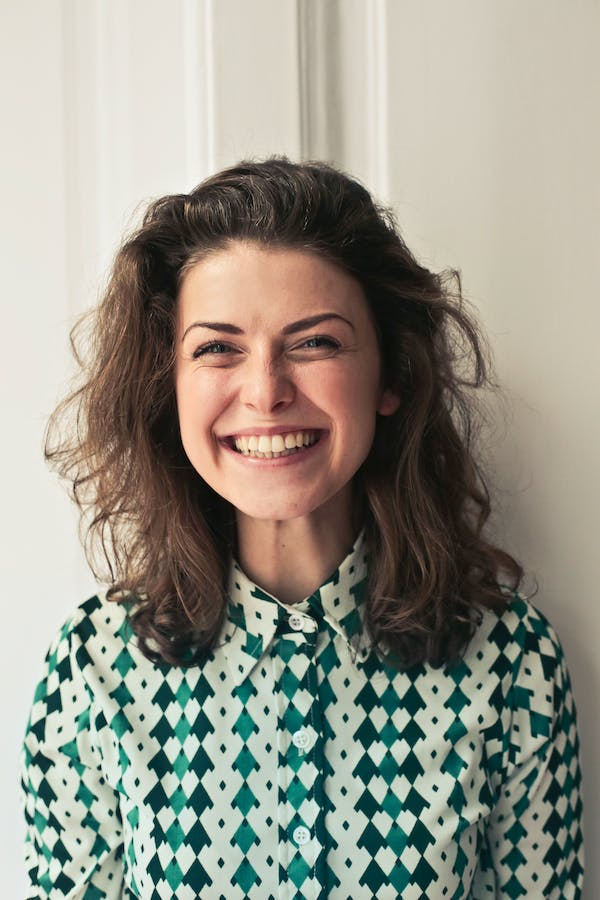
#> input picture face_recognition/Faces/faces_0.jpeg, 600 x 900 px
$ python 1_face_detection.py
#> lines starting #> are read from the running program, lines starting #| are printed output that depends on the picture
# Face Detection is performed using classifiers.
# A classifier is an algorithm that decides whether a given image is positive or negative if a face is present or not.
# It needs to be trained on 1.000 and 10.000 of images with and without faces. OpenCV comes with pre trained classifiers.
# Haar Cascade (basic) - https://github.com/opencv/opencv/tree/master/data/haarcascades

import cv2 as cv

img = cv.imread('./Faces/faces_0.jpeg')
#> img is the input picture: shape (900, 600, 3); mean B, G, R 137.3, 149, 150.3

desired_height = 700
aspect_ratio = desired_height/img.shape[0]
#> aspect_ratio = 0.778
desired_width = int(img.shape[1]*aspect_ratio)
#> desired_width = 466
dim = (desired_width, desired_height)
#> dim = (466, 700)
img = cv.resize(img, dsize=dim, interpolation=cv.INTER_AREA)
#> img: shape (700, 466, 3)
cv.imshow('Faces', img)

# Face detection does not involve skin tone or colors present in the image. Haar cascades look at an object in an image and using the edges tries to determine whether it's a face or not.

gray = cv.cvtColor(img, cv.COLOR_BGR2GRAY)
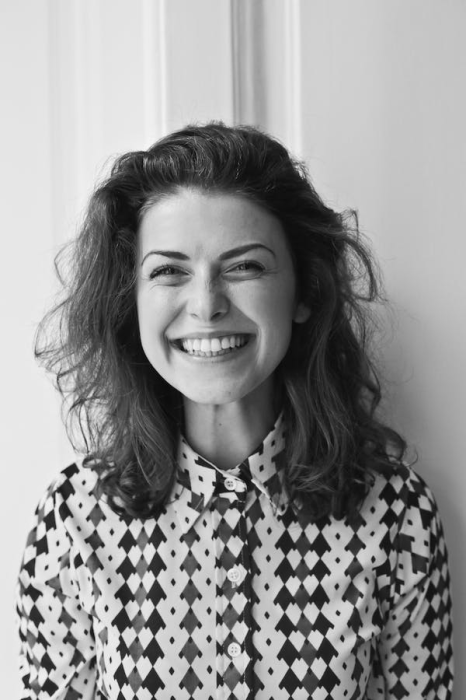
#> gray: shape (700, 466); min 6, max 248, mean 148
cv.imshow('Gray Image', gray)

haar_cascade = cv.CascadeClassifier('haar_face.xml')

faces_rect = haar_cascade.detectMultiScale(gray, scaleFactor=1.1, minNeighbors=3)
#> faces_rect = [[106, 192, 196, 196]]

print(f'Number of faces found = {len(faces_rect)}')
#| Number of faces found = 1

for (x,y,w,h) in faces_rect:
    cv.rectangle(img, (x,y), (x+w, y+h), (0,255,0), thickness=2)
#> this loop made 1 pass
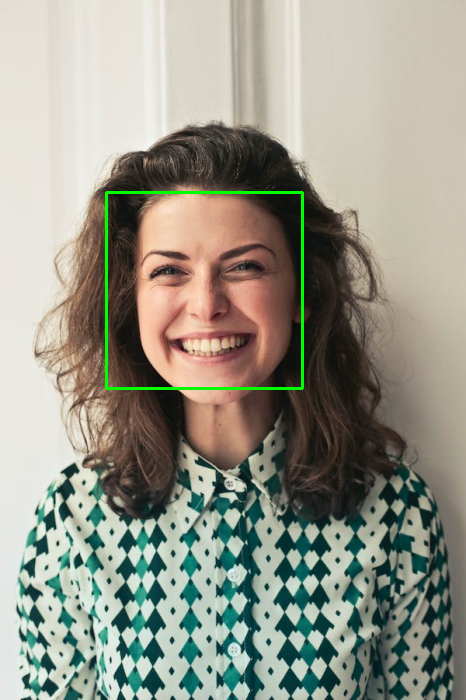
#> img: shape (700, 466, 3); mean B, G, R 137, 150.4, 149.8

cv.imshow('Detected Faces', img)


cv.waitKey(0)

$ run again, with face_recognition/Faces/faces_4.jpeg copied over face_recognition/Faces/faces_0.jpeg
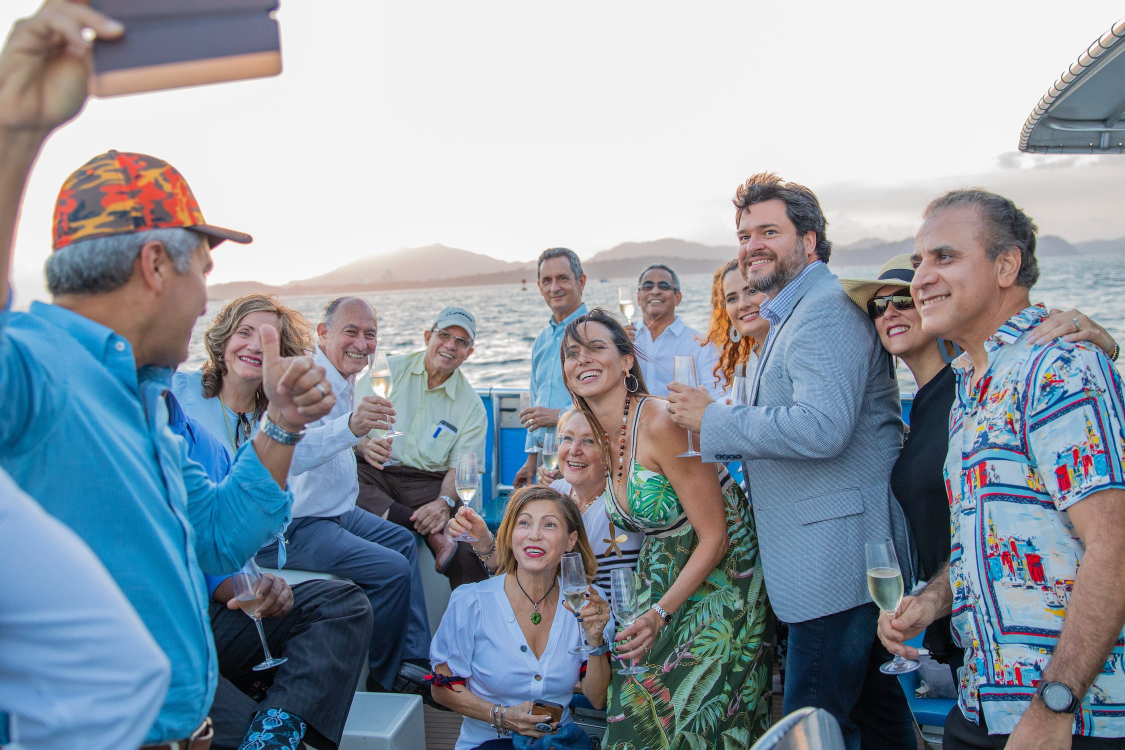
#> input picture face_recognition/Faces/faces_4.jpeg, 2250 x 1500 px (shown at 1/2 size)
#> img is the input picture: shape (1500, 2250, 3); mean B, G, R 163.5, 152.2, 141
#> `gray = cv.cvtColor(img, cv.COLOR_BGR2GRAY)`:
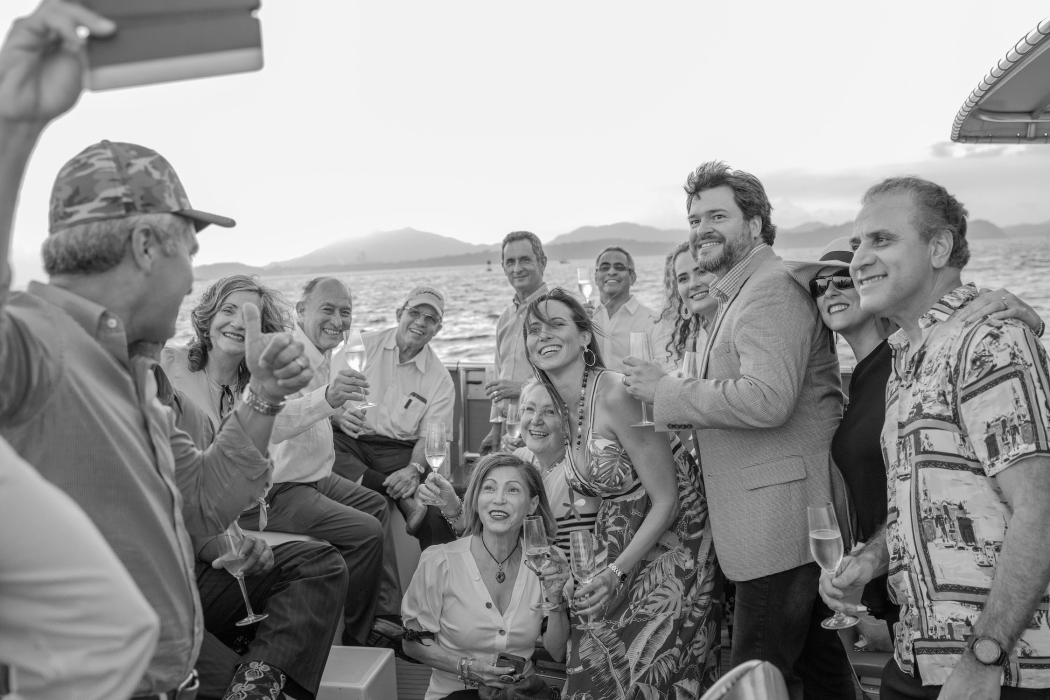
#> gray: shape (700, 1050); min 1, max 254, mean 150.1
#> faces_rect = 13 rows, first 6: [496, 242, 47, 47], [593, 320, 39, 39], [588, 249, 50, 50], [512, 391, 52, 52], [309, 292, 53, 53], [678, 194, 63, 63]
#| Number of faces found = 13
#> the loop `for (x,y,w,h) in faces_rect:` made 13 passes
#> after the loop `for (x,y,w,h) in faces_rect:`:
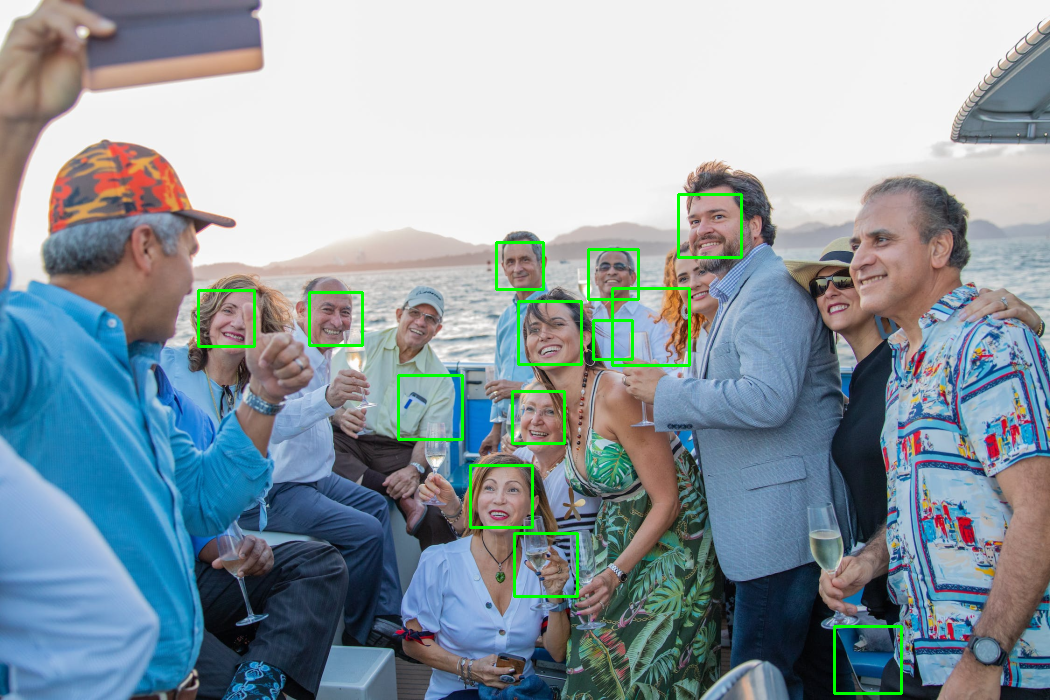
#> img: shape (700, 1050, 3); mean B, G, R 161.8, 153.7, 139.3

$ run again, with face_recognition/Faces/faces_6.jpeg copied over face_recognition/Faces/faces_0.jpeg
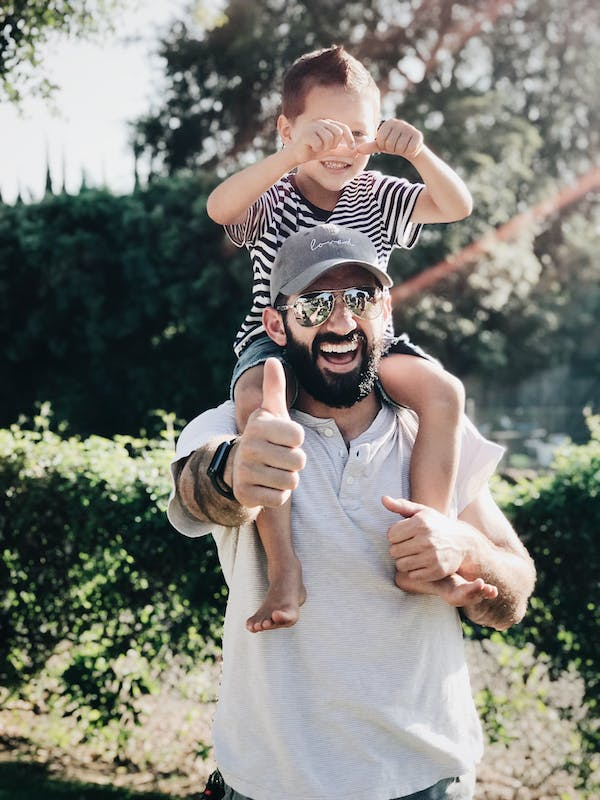
#> input picture face_recognition/Faces/faces_6.jpeg, 600 x 800 px
#> img is the input picture: shape (800, 600, 3); mean B, G, R 120, 126.6, 127
#> `gray = cv.cvtColor(img, cv.COLOR_BGR2GRAY)`:
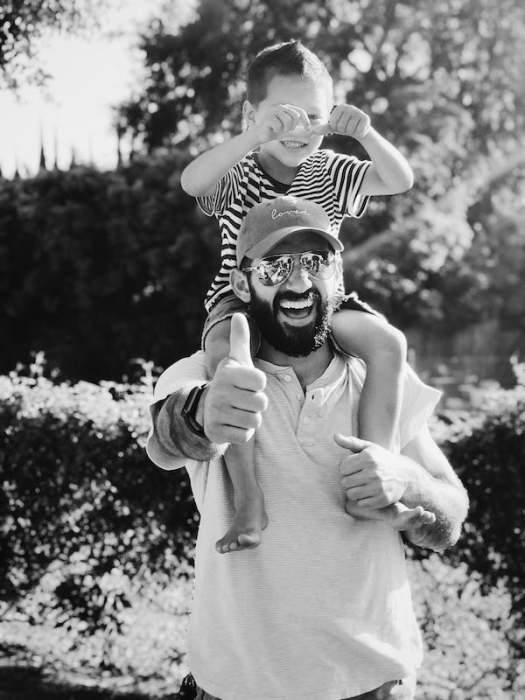
#> gray: shape (700, 525); min 1, max 254, mean 126
#> faces_rect = [[290, 382, 72, 72]]
#| Number of faces found = 1
#> the loop `for (x,y,w,h) in faces_rect:` made 1 pass
#> after the loop `for (x,y,w,h) in faces_rect:`:
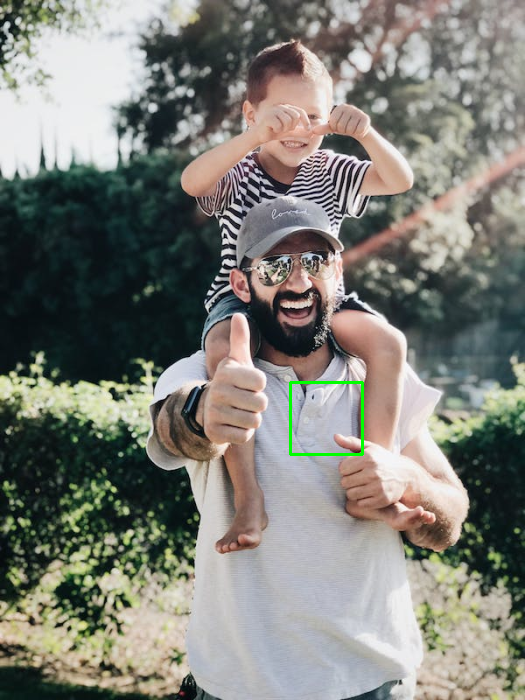
#> img: shape (700, 525, 3); mean B, G, R 119.6, 126.9, 126.6

$ run again, with face_recognition/Faces/faces_1.jpg copied over face_recognition/Faces/faces_0.jpeg
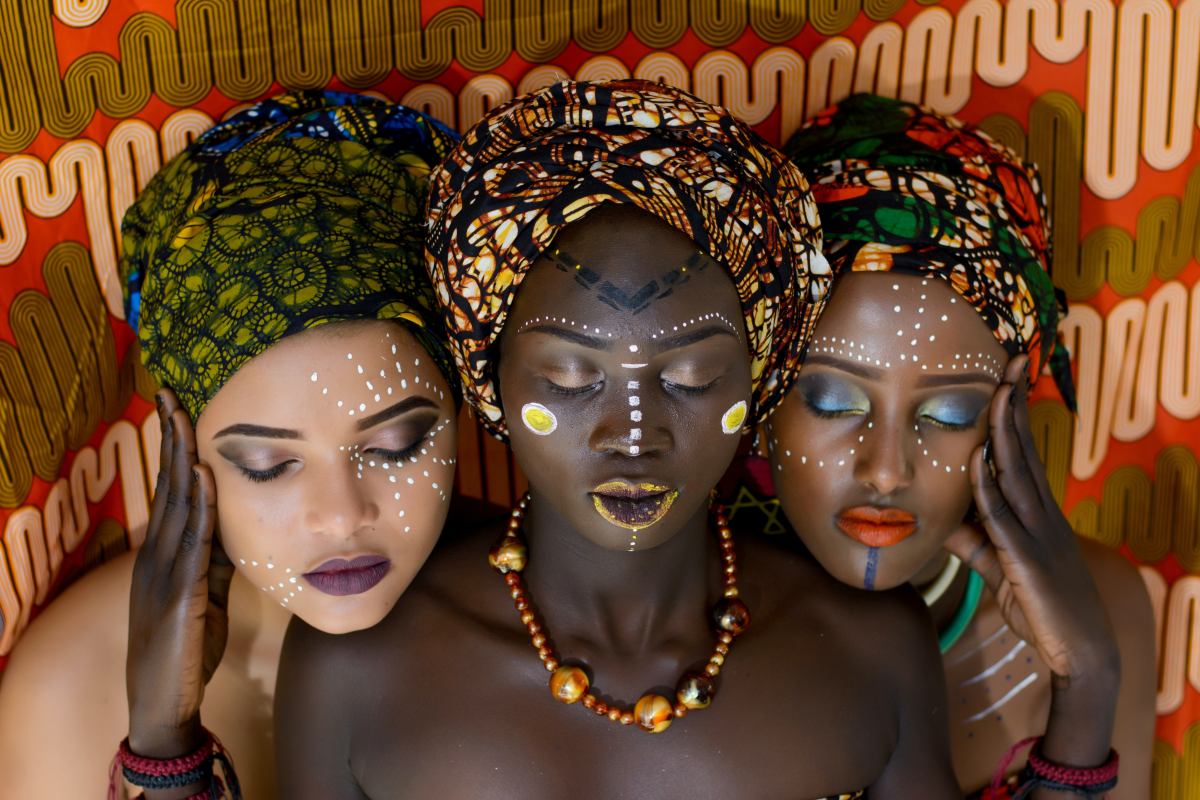
#> input picture face_recognition/Faces/faces_1.jpg, 6000 x 4000 px (shown at 1/5 size)
#> img is the input picture: shape (4000, 6000, 3); mean B, G, R 43.3, 69.1, 102.6
#> `gray = cv.cvtColor(img, cv.COLOR_BGR2GRAY)`:
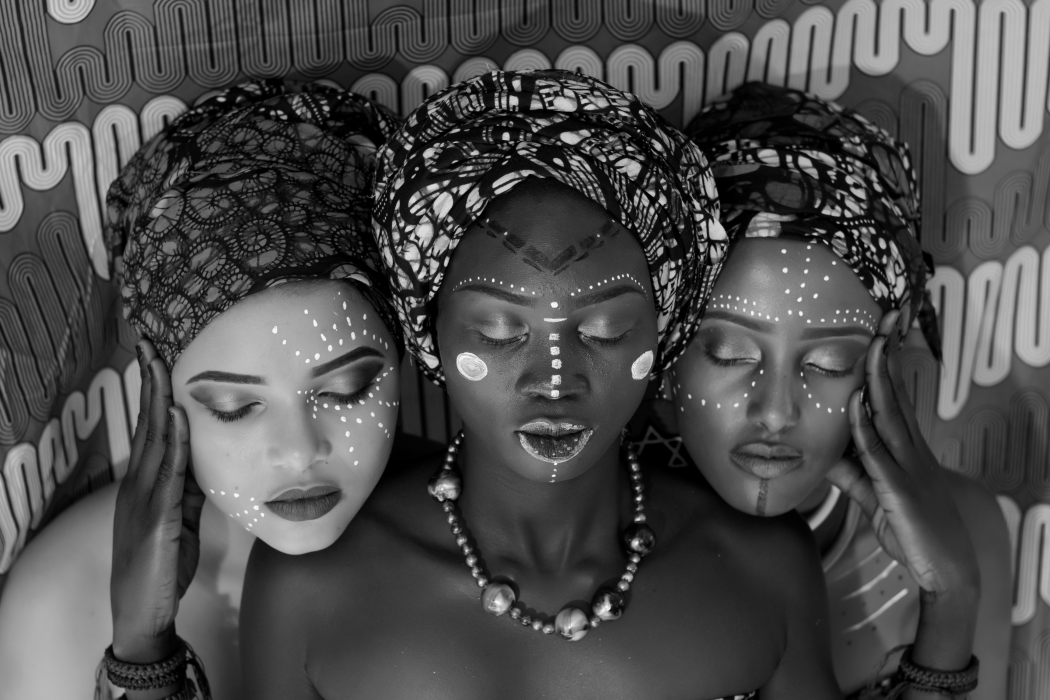
#> gray: shape (700, 1050); min 0, max 250, mean 76.2
#> faces_rect = [[650, 269, 244, 244], [436, 257, 231, 231], [155, 296, 274, 274]]
#| Number of faces found = 3
#> the loop `for (x,y,w,h) in faces_rect:` made 3 passes
#> after the loop `for (x,y,w,h) in faces_rect:`:
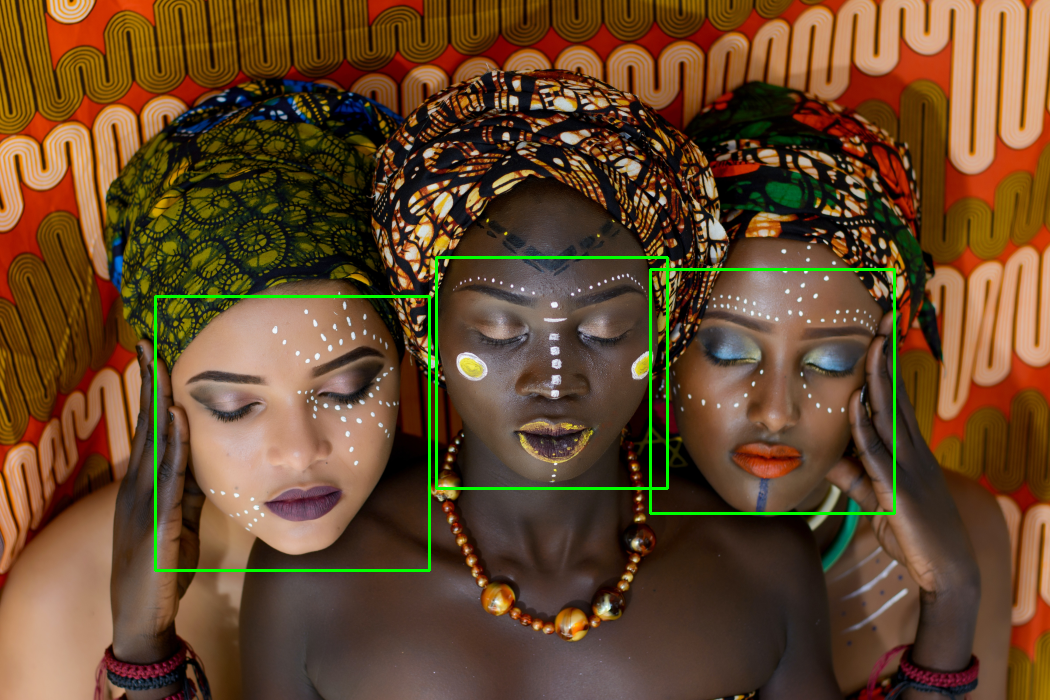
#> img: shape (700, 1050, 3); mean B, G, R 42.8, 71.5, 101.7
